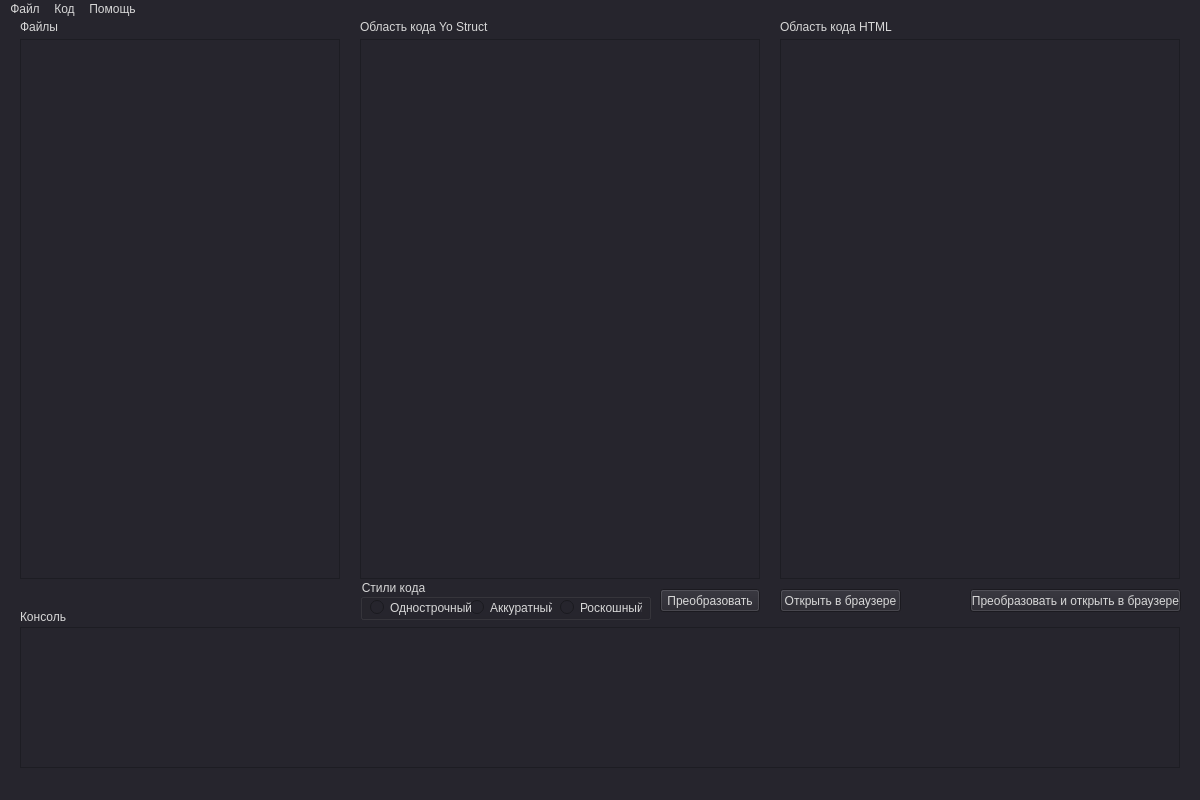
<?xml version="1.0" encoding="UTF-8"?>
<ui version="4.0">
 <class>YoStructer</class>
 <widget class="QMainWindow" name="YoStructer">
  <property name="geometry">
   <rect>
    <x>0</x>
    <y>0</y>
    <width>1200</width>
    <height>800</height>
   </rect>
  </property>
  <property name="sizePolicy">
   <sizepolicy hsizetype="Expanding" vsizetype="Expanding">
    <horstretch>0</horstretch>
    <verstretch>0</verstretch>
   </sizepolicy>
  </property>
  <property name="windowTitle">
   <string>Yo Structer</string>
  </property>
  <property name="styleSheet">
   <string notr="true">background-color: rgb(38, 37, 45);
color: rgb(215,215,215);</string>
  </property>
  <widget class="QWidget" name="centralwidget">
   <widget class="QTreeView" name="directories">
    <property name="geometry">
     <rect>
      <x>20</x>
      <y>20</y>
      <width>320</width>
      <height>540</height>
     </rect>
    </property>
    <property name="minimumSize">
     <size>
      <width>320</width>
      <height>160</height>
     </size>
    </property>
   </widget>
   <widget class="QPlainTextEdit" name="yostruct_area">
    <property name="geometry">
     <rect>
      <x>360</x>
      <y>20</y>
      <width>400</width>
      <height>540</height>
     </rect>
    </property>
    <property name="sizePolicy">
     <sizepolicy hsizetype="Preferred" vsizetype="Preferred">
      <horstretch>0</horstretch>
      <verstretch>0</verstretch>
     </sizepolicy>
    </property>
    <property name="minimumSize">
     <size>
      <width>320</width>
      <height>240</height>
     </size>
    </property>
    <property name="font">
     <font>
      <family>Consolas</family>
      <pointsize>11</pointsize>
     </font>
    </property>
   </widget>
   <widget class="QPlainTextEdit" name="html_area">
    <property name="geometry">
     <rect>
      <x>780</x>
      <y>20</y>
      <width>400</width>
      <height>540</height>
     </rect>
    </property>
    <property name="sizePolicy">
     <sizepolicy hsizetype="Preferred" vsizetype="Preferred">
      <horstretch>0</horstretch>
      <verstretch>0</verstretch>
     </sizepolicy>
    </property>
    <property name="minimumSize">
     <size>
      <width>320</width>
      <height>240</height>
     </size>
    </property>
    <property name="font">
     <font>
      <family>Consolas</family>
      <pointsize>11</pointsize>
     </font>
    </property>
   </widget>
   <widget class="QPlainTextEdit" name="console">
    <property name="geometry">
     <rect>
      <x>20</x>
      <y>608</y>
      <width>1160</width>
      <height>141</height>
     </rect>
    </property>
    <property name="sizePolicy">
     <sizepolicy hsizetype="Expanding" vsizetype="Expanding">
      <horstretch>0</horstretch>
      <verstretch>5</verstretch>
     </sizepolicy>
    </property>
    <property name="minimumSize">
     <size>
      <width>360</width>
      <height>140</height>
     </size>
    </property>
    <property name="baseSize">
     <size>
      <width>360</width>
      <height>160</height>
     </size>
    </property>
    <property name="font">
     <font>
      <family>Consolas</family>
      <pointsize>11</pointsize>
     </font>
    </property>
   </widget>
   <widget class="QLabel" name="yostruct_area_label">
    <property name="geometry">
     <rect>
      <x>360</x>
      <y>0</y>
      <width>151</width>
      <height>16</height>
     </rect>
    </property>
    <property name="styleSheet">
     <string notr="true">color: rgb(215, 215, 215);</string>
    </property>
    <property name="text">
     <string>Область кода Yo Struct</string>
    </property>
   </widget>
   <widget class="QLabel" name="label_2">
    <property name="geometry">
     <rect>
      <x>780</x>
      <y>0</y>
      <width>151</width>
      <height>16</height>
     </rect>
    </property>
    <property name="styleSheet">
     <string notr="true">color: rgb(215, 215, 215);</string>
    </property>
    <property name="text">
     <string>Область кода HTML</string>
    </property>
   </widget>
   <widget class="QLabel" name="label_3">
    <property name="geometry">
     <rect>
      <x>20</x>
      <y>0</y>
      <width>151</width>
      <height>16</height>
     </rect>
    </property>
    <property name="styleSheet">
     <string notr="true">color: rgb(215, 215, 215);</string>
    </property>
    <property name="text">
     <string>Файлы</string>
    </property>
   </widget>
   <widget class="QLabel" name="label_4">
    <property name="geometry">
     <rect>
      <x>20</x>
      <y>590</y>
      <width>151</width>
      <height>16</height>
     </rect>
    </property>
    <property name="styleSheet">
     <string notr="true">color: rgb(215, 215, 215);</string>
    </property>
    <property name="text">
     <string>Консоль</string>
    </property>
   </widget>
   <widget class="QPushButton" name="transform_button">
    <property name="geometry">
     <rect>
      <x>660</x>
      <y>570</y>
      <width>100</width>
      <height>23</height>
     </rect>
    </property>
    <property name="text">
     <string>Преобразовать</string>
    </property>
   </widget>
   <widget class="QPushButton" name="open_button">
    <property name="geometry">
     <rect>
      <x>780</x>
      <y>570</y>
      <width>121</width>
      <height>23</height>
     </rect>
    </property>
    <property name="text">
     <string>Открыть в браузере</string>
    </property>
   </widget>
   <widget class="QPushButton" name="transform_open_button">
    <property name="geometry">
     <rect>
      <x>970</x>
      <y>570</y>
      <width>211</width>
      <height>23</height>
     </rect>
    </property>
    <property name="text">
     <string>Преобразовать и открыть в браузере</string>
    </property>
   </widget>
   <widget class="QGroupBox" name="code_styles">
    <property name="geometry">
     <rect>
      <x>360</x>
      <y>560</y>
      <width>291</width>
      <height>41</height>
     </rect>
    </property>
    <property name="title">
     <string>Стили кода</string>
    </property>
    <widget class="QRadioButton" name="pretty_style">
     <property name="geometry">
      <rect>
       <x>110</x>
       <y>20</y>
       <width>82</width>
       <height>17</height>
      </rect>
     </property>
     <property name="text">
      <string>Аккуратный</string>
     </property>
    </widget>
    <widget class="QRadioButton" name="oneline_style">
     <property name="geometry">
      <rect>
       <x>10</x>
       <y>20</y>
       <width>101</width>
       <height>17</height>
      </rect>
     </property>
     <property name="text">
      <string>Однострочный</string>
     </property>
    </widget>
    <widget class="QRadioButton" name="rich_style">
     <property name="geometry">
      <rect>
       <x>200</x>
       <y>20</y>
       <width>82</width>
       <height>17</height>
      </rect>
     </property>
     <property name="text">
      <string>Роскошный</string>
     </property>
    </widget>
   </widget>
  </widget>
  <widget class="QMenuBar" name="menubar">
   <property name="geometry">
    <rect>
     <x>0</x>
     <y>0</y>
     <width>1200</width>
     <height>21</height>
    </rect>
   </property>
   <widget class="QMenu" name="menu">
    <property name="title">
     <string>Файл</string>
    </property>
    <addaction name="action_2"/>
    <addaction name="action_6"/>
    <addaction name="action_yo_struct"/>
    <addaction name="action_html"/>
    <addaction name="action_5"/>
    <addaction name="separator"/>
    <addaction name="action"/>
   </widget>
   <widget class="QMenu" name="help">
    <property name="title">
     <string>Помощь</string>
    </property>
    <addaction name="help_button"/>
   </widget>
   <widget class="QMenu" name="menu_3">
    <property name="title">
     <string>Код</string>
    </property>
    <addaction name="action_7"/>
    <addaction name="action_8"/>
    <addaction name="action_9"/>
   </widget>
   <addaction name="menu"/>
   <addaction name="menu_3"/>
   <addaction name="help"/>
  </widget>
  <widget class="QStatusBar" name="statusbar"/>
  <action name="action">
   <property name="text">
    <string>Выход</string>
   </property>
  </action>
  <action name="action_2">
   <property name="text">
    <string>Новый</string>
   </property>
  </action>
  <action name="action_yo_struct">
   <property name="text">
    <string>Сохранить .yostruct</string>
   </property>
  </action>
  <action name="action_html">
   <property name="text">
    <string>Сохранить .html</string>
   </property>
  </action>
  <action name="action_5">
   <property name="text">
    <string>Сохранить всё</string>
   </property>
  </action>
  <action name="action_6">
   <property name="text">
    <string>Открыть</string>
   </property>
  </action>
  <action name="action_7">
   <property name="text">
    <string>Преобразовать</string>
   </property>
  </action>
  <action name="action_8">
   <property name="text">
    <string>Открыть в браузере</string>
   </property>
  </action>
  <action name="action_9">
   <property name="text">
    <string>Преобразовать и открыть в браузере</string>
   </property>
  </action>
  <action name="help_button">
   <property name="text">
    <string>Помощь</string>
   </property>
  </action>
 </widget>
 <resources/>
 <connections/>
</ui>
